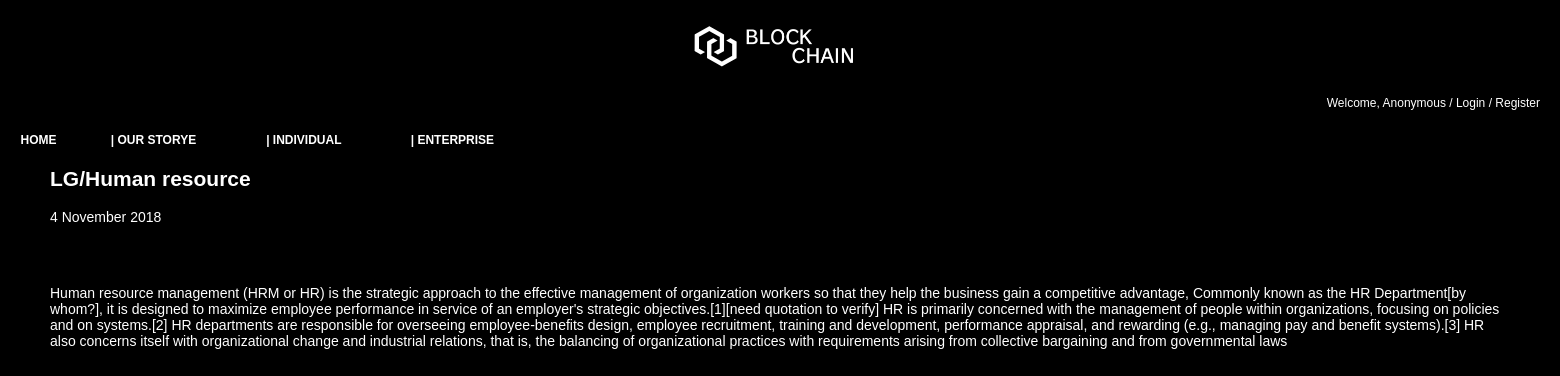
/individual/post/lghuman-resource, run on the app's committed database.
### individual/models.py (models this page shows, shortened)
class Post(models.Model):
    title       = models.CharField('TITLE', max_length=50)
    slug        = models.SlugField('SLUG', unique=True, allow_unicode=True, help_text='one word for title alias.')
    description = models.CharField('DESCRIPTION', max_length=100, blank=True, null=True, help_text='Request detail.')
    create_date = models.DateTimeField('Create Date', auto_now_add=True)
    modify_date = models.DateTimeField('Modify Date', auto_now=True)
    content = models.TextField('CONTENT')
    class Meta:
        verbose_name = 'post'
        verbose_name_plural = 'posts'
        db_table = 'my_posts'
        ordering = ('-modify_date',)

### individual/views.py (the view)
# urls.py: path('post/<str:slug>', PostDV.as_view(), name='post_detail'),
class PostDV(DetailView): # select * from where blog_post where slug=?
    model = Post

### individual/templates/individual/post_detail.html (shortened to what this page needs)
{% extends "base.html" %}
{% block content %}
<div id="content">
<h2>{{ object.title }}</h2>
<p class="date">
    {{ object.modify_date|date:"j F Y" }}
</p>
<br/>
<br/>
<div class="body">
    {{ object.content|linebreaks }}
</div>
</div>
{% endblock %}

### static/css/base.css (style rules this page uses)
body { font-family: "Lucida Grande", Verdana, Arial, sans-serif; font-size: 14px; background-color: black; color: white; margin:0 auto; }
div#content { position: absolute; top: 150px; left: 50px; color: white!important; right: 50px; }

### data on the page
Post: title "LG/Human resource", modify_date "4 November 2018", content "Human resource management (HRM or HR) is the strategic approach to the effective management of organization workers so that they help the business gain a competitive advantage, Commonly known as the HR Department[by whom?], it is designed to maximize employee performance in service of an employer's strategic objectives.[1][need quotation to verify] HR is primarily concerned with the management of people within organizations, focusing on policies and on systems.[2] HR departments are responsible for overseeing employee-benefits design, employee recruitment, training and development, performance appraisal, and rewarding (e.g., managing pay and benefit systems).[3] HR also concerns itself with…"
